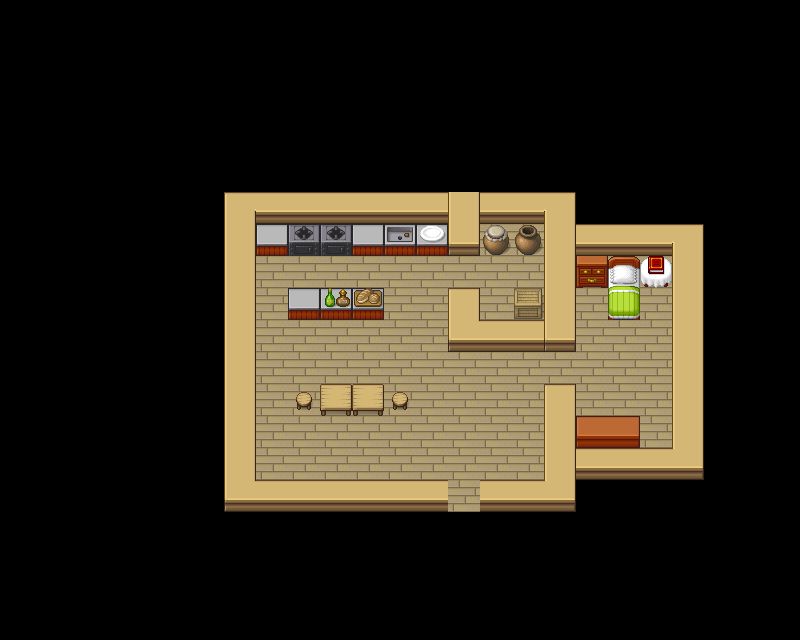

Rendered tile map (Tiled .tmx) drawn with the repository's tilesets; below, a short description and the map source with its tile grids summarised:
An orthogonal 25x20 tile map with 32x32 px tiles, 3 tile layers (Tile Layer 1, Tile Layer 2, Tile Layer 3), 4 tilesets and 2 objects (EV-3, start).

<map version="1.10" tiledversion="1.11.2" orientation="orthogonal" renderorder="right-down" width="25" height="20" tilewidth="32" tileheight="32" infinite="0" nextlayerid="8" nextobjectid="18">
 <tileset firstgid="1" source="[Base]BaseChip_pipo.tsx" />
 <tileset firstgid="1001" source="[A]Water_pipo.tsx" />
 <tileset firstgid="4073" source="[A]Dirt_pipo.tsx" />
 <tileset firstgid="4409" source="[A]Flower_pipo.tsx" />
 <layer id="5" name="Tile Layer 1" width="25" height="20">
  <data>[500 cells, 142 non-empty, 1 distinct tile ids]</data>
 </layer>
 <layer id="6" name="Tile Layer 2" width="25" height="20">
  <data>[500 cells, 74 non-empty, 19 distinct tile ids]</data>
 </layer>
 <layer id="7" name="Tile Layer 3" width="25" height="20">
  <data>[500 cells, 7 non-empty, 7 distinct tile ids]</data>
 </layer>
 <objectgroup id="3" name="Object Layer 1" offsetx="1" offsety="0">
  <object id="15" name="EV-3" x="464" y="504.5">
   <point />
  </object>
  <object id="16" name="start" type="start" x="464.667" y="470.167">
   <point />
  </object>
 </objectgroup>
</map>
